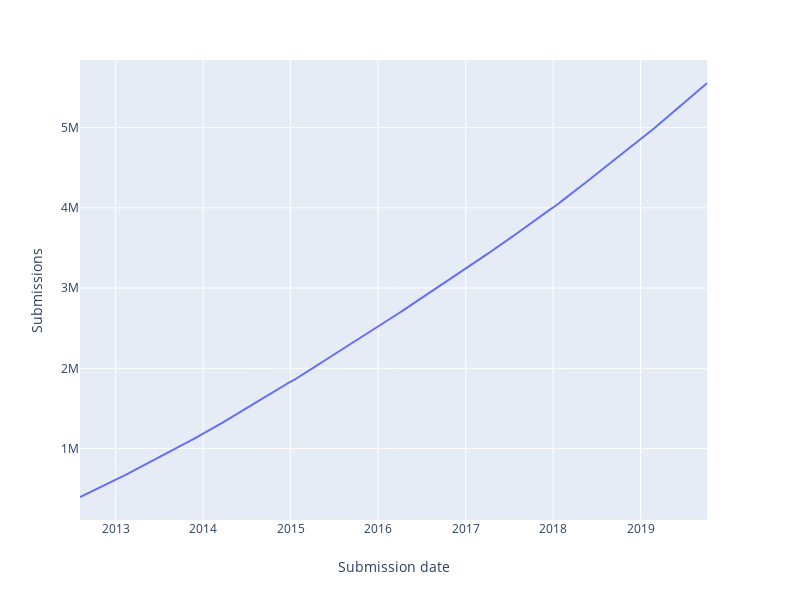

Here is the notebook cell this chart was saved with:
### Code cell
fig2 = px.line(
    weekly_submissions, x="submissiondate", y="cumulative_submissions", width=800
)

fig2.update_xaxes(title_text="Submission date")
fig2.update_yaxes(title_text="Submissions")

# fig_path = os.path.join(PROJ_ROOT + "/reports/figures/" + "0.3-01-answers_growth")

# pio.write_html(fig, fig_path + ".html", include_plotlyjs="cdn")
# pio.write_image(fig, fig_path + ".svg")

fig2.show()

### Figure 1 — Plotly figure (JSON) as saved in the notebook; plotly's stock layout.template omitted (floating-point values rounded to 4 significant figures; data arrays with more than 128 entries replaced by an {"elided": "..."} marker saying what was removed)
{"data": [{"hoverlabel": {"namelength": 0}, "hovertemplate": "submissiondate=%{x}<br>cumulative_submissions=%{y}", "legendgroup": "", "line": {"color": "#636efa", "dash": "solid"}, "mode": "lines", "name": "", "showlegend": false, "type": "scatter", "x": {"elided": "375 str values"}, "xaxis": "x", "y": {"elided": "375 int values"}, "yaxis": "y"}], "layout": {"height": 600, "legend": {"tracegroupgap": 0}, "margin": {"t": 60}, "width": 800, "xaxis": {"anchor": "y", "autorange": true, "domain": [0, 0.98], "range": ["2012-08-05", "2019-10-06"], "title": {"text": "Submission date"}, "type": "date"}, "yaxis": {"anchor": "x", "autorange": true, "domain": [0, 1], "range": [109600.0, 5842000.0], "title": {"text": "Submissions"}, "type": "linear"}}}
